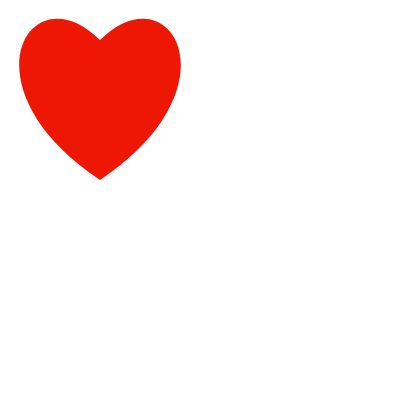
Frame 1 (no input)
Frame 60 (no input): identical to frame 1, image omitted
Frame 120 (the mouse pressed at the canvas centre since frame 60): blank canvas, image omitted

The p5.js sketch that drew this single still picture (run headless with seeded random() and noise() and a simulated clock; from frame 60 on, the mouse is pressed at the canvas centre):

// p5.js sketch
// ── sketch.js
function setup() {
  createCanvas(400, 400);
}

function heart(x, y, size) {
  beginShape();
  vertex(x, y);
  bezierVertex(x - size / 2, y - size / 2, x - size, y + size / 3, x, y + size);
  bezierVertex(x + size, y + size / 3, x + size / 2, y - size / 2, x, y);
  endShape(CLOSE);
}

function draw() {
  noStroke()
  fill("#ffffff")
  quad(0,0, 400,0, 400,400, 0,400)
  
  //TL
  if(mouseX<200 && mouseY<200){
    fill("#ed1703")
    heart(100,40,140)
  }
  //TR
  if(mouseX>200 && mouseY<200){
    fill("#1c05f3")
    beginShape()
    vertex(300,10)
    vertex(240,100)
    vertex(300,190)
    vertex(360,100)
    endShape(CLOSE)
  }
  //BL
  if(mouseX<200 && mouseY>200){
    fill("#f6f620")
    beginShape()
    vertex(100,210)
    vertex(40,300)
    vertex(100,390)
    vertex(160,300)
    endShape(CLOSE)
  }
  //BR
  if(mouseX>200 && mouseY>200){
    fill("#8be78b")
    heart(300,240,140)
  }
  
}
